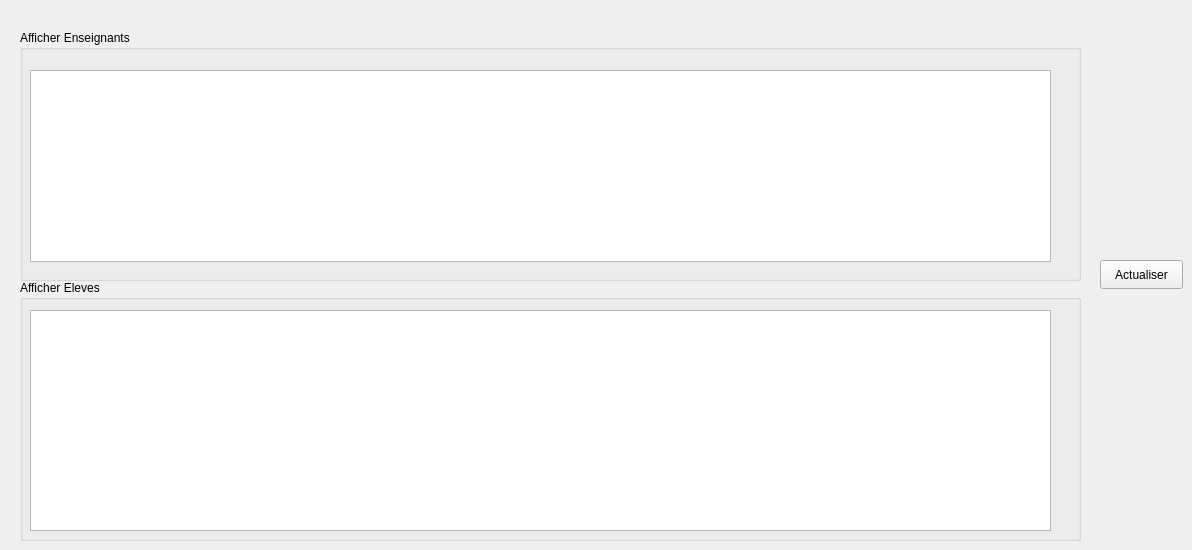
    <widget class="QWidget" name="tab_3">
     <attribute name="title">
      <string>Afficher</string>
     </attribute>
     <widget class="QGroupBox" name="groupBox_7">
      <property name="geometry">
       <rect>
        <x>20</x>
        <y>30</y>
        <width>1061</width>
        <height>251</height>
       </rect>
      </property>
      <property name="title">
       <string>Afficher Enseignants</string>
      </property>
      <widget class="QTableView" name="tableViewEnseignant">
       <property name="geometry">
        <rect>
         <x>10</x>
         <y>40</y>
         <width>1021</width>
         <height>192</height>
        </rect>
       </property>
      </widget>
     </widget>
     <widget class="QGroupBox" name="groupBox_8">
      <property name="geometry">
       <rect>
        <x>20</x>
        <y>280</y>
        <width>1061</width>
        <height>261</height>
       </rect>
      </property>
      <property name="title">
       <string>Afficher Eleves</string>
      </property>
      <widget class="QTableView" name="tableViewEleve">
       <property name="geometry">
        <rect>
         <x>10</x>
         <y>30</y>
         <width>1021</width>
         <height>221</height>
        </rect>
       </property>
      </widget>
     </widget>
     <widget class="QPushButton" name="Afficher">
      <property name="geometry">
       <rect>
        <x>1100</x>
        <y>260</y>
        <width>83</width>
        <height>29</height>
       </rect>
      </property>
      <property name="text">
       <string>Actualiser</string>
      </property>
     </widget>
    </widget>
